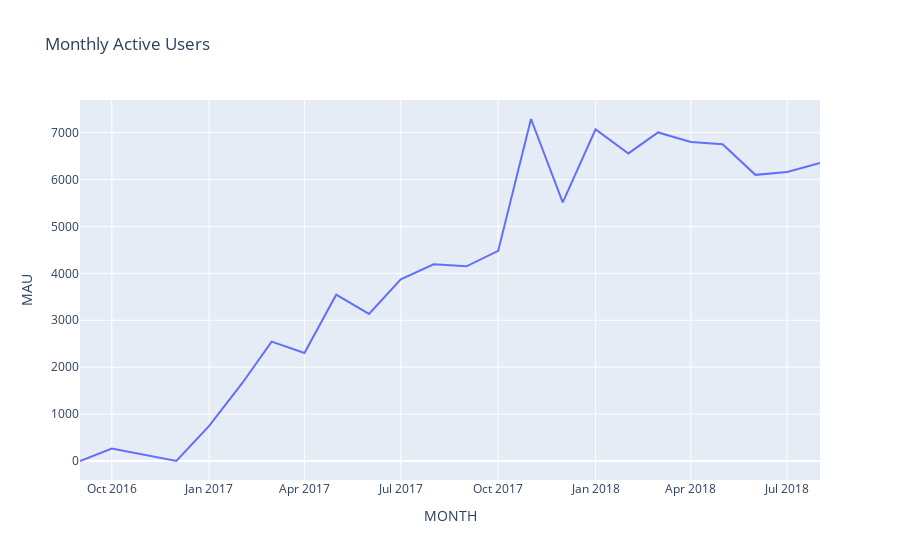

The code cell stored with this chart in its notebook:
### Code cell
fig = px.line(mau, x='MONTH', y='MAU', title='Monthly Active Users')
fig.show()

### Figure 1 — Plotly figure (JSON) as saved in the notebook; plotly's stock layout.template omitted (floating-point values rounded to 4 significant figures)
{"data": [{"hovertemplate": "MONTH=%{x}<br>MAU=%{y}<extra></extra>", "legendgroup": "", "line": {"color": "#636efa", "dash": "solid"}, "marker": {"symbol": "circle"}, "mode": "lines", "name": "", "orientation": "v", "showlegend": false, "type": "scatter", "x": ["2016-09", "2016-10", "2016-12", "2017-01", "2017-02", "2017-03", "2017-04", "2017-05", "2017-06", "2017-07", "2017-08", "2017-09", "2017-10", "2017-11", "2017-12", "2018-01", "2018-02", "2018-03", "2018-04", "2018-05", "2018-06", "2018-07", "2018-08"], "xaxis": "x", "y": [1, 265, 1, 750, 1653, 2546, 2303, 3546, 3135, 3872, 4193, 4150, 4478, 7289, 5513, 7069, 6555, 7003, 6798, 6749, 6099, 6159, 6351], "yaxis": "y"}], "layout": {"legend": {"tracegroupgap": 0}, "title": {"text": "Monthly Active Users"}, "xaxis": {"anchor": "y", "domain": [0, 1], "title": {"text": "MONTH"}}, "yaxis": {"anchor": "x", "domain": [0, 1], "title": {"text": "MAU"}}}}
